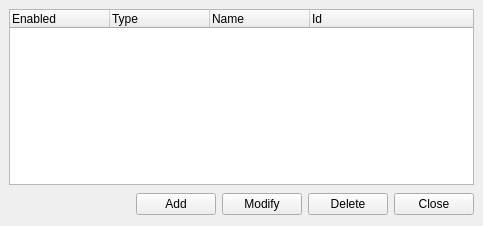
<ui version="4.0" >
 <class>AccountListManagerWidget</class>
 <widget class="QWidget" name="AccountListManagerWidget" >
  <property name="geometry" >
   <rect>
    <x>0</x>
    <y>0</y>
    <width>483</width>
    <height>226</height>
   </rect>
  </property>
  <property name="windowTitle" >
   <string>PyWengoPhone - My AccountList</string>
  </property>
  <layout class="QGridLayout" >
   <property name="margin" >
    <number>9</number>
   </property>
   <property name="spacing" >
    <number>6</number>
   </property>
   <item row="0" column="0" >
    <widget class="QTreeWidget" name="treeWidget" >
     <property name="minimumSize" >
      <size>
       <width>0</width>
       <height>70</height>
      </size>
     </property>
     <property name="lineWidth" >
      <number>1</number>
     </property>
     <property name="rootIsDecorated" >
      <bool>false</bool>
     </property>
     <property name="allColumnsShowFocus" >
      <bool>true</bool>
     </property>
     <column>
      <property name="text" >
       <string>Enabled</string>
      </property>
     </column>
     <column>
      <property name="text" >
       <string>Type</string>
      </property>
     </column>
     <column>
      <property name="text" >
       <string>Name</string>
      </property>
     </column>
     <column>
      <property name="text" >
       <string>Id</string>
      </property>
     </column>
    </widget>
   </item>
   <item row="1" column="0" >
    <layout class="QGridLayout" >
     <property name="margin" >
      <number>0</number>
     </property>
     <property name="spacing" >
      <number>6</number>
     </property>
     <item row="0" column="2" >
      <widget class="QPushButton" name="addButton" >
       <property name="text" >
        <string>Add</string>
       </property>
       <property name="icon" >
        <iconset/>
       </property>
      </widget>
     </item>
     <item row="0" column="4" >
      <widget class="QPushButton" name="deleteButton" >
       <property name="text" >
        <string>Delete</string>
       </property>
       <property name="icon" >
        <iconset/>
       </property>
      </widget>
     </item>
     <item row="0" column="0" >
      <spacer>
       <property name="orientation" >
        <enum>Qt::Horizontal</enum>
       </property>
       <property name="sizeHint" >
        <size>
         <width>110</width>
         <height>26</height>
        </size>
       </property>
      </spacer>
     </item>
     <item row="0" column="3" >
      <widget class="QPushButton" name="modifyButton" >
       <property name="text" >
        <string>Modify</string>
       </property>
       <property name="icon" >
        <iconset/>
       </property>
      </widget>
     </item>
     <item row="0" column="5" >
      <widget class="QPushButton" name="closeButton" >
       <property name="text" >
        <string>Close</string>
       </property>
      </widget>
     </item>
    </layout>
   </item>
  </layout>
 </widget>
 <tabstops>
  <tabstop>treeWidget</tabstop>
  <tabstop>addButton</tabstop>
  <tabstop>modifyButton</tabstop>
  <tabstop>deleteButton</tabstop>
  <tabstop>closeButton</tabstop>
 </tabstops>
 <resources/>
 <connections/>
</ui>
